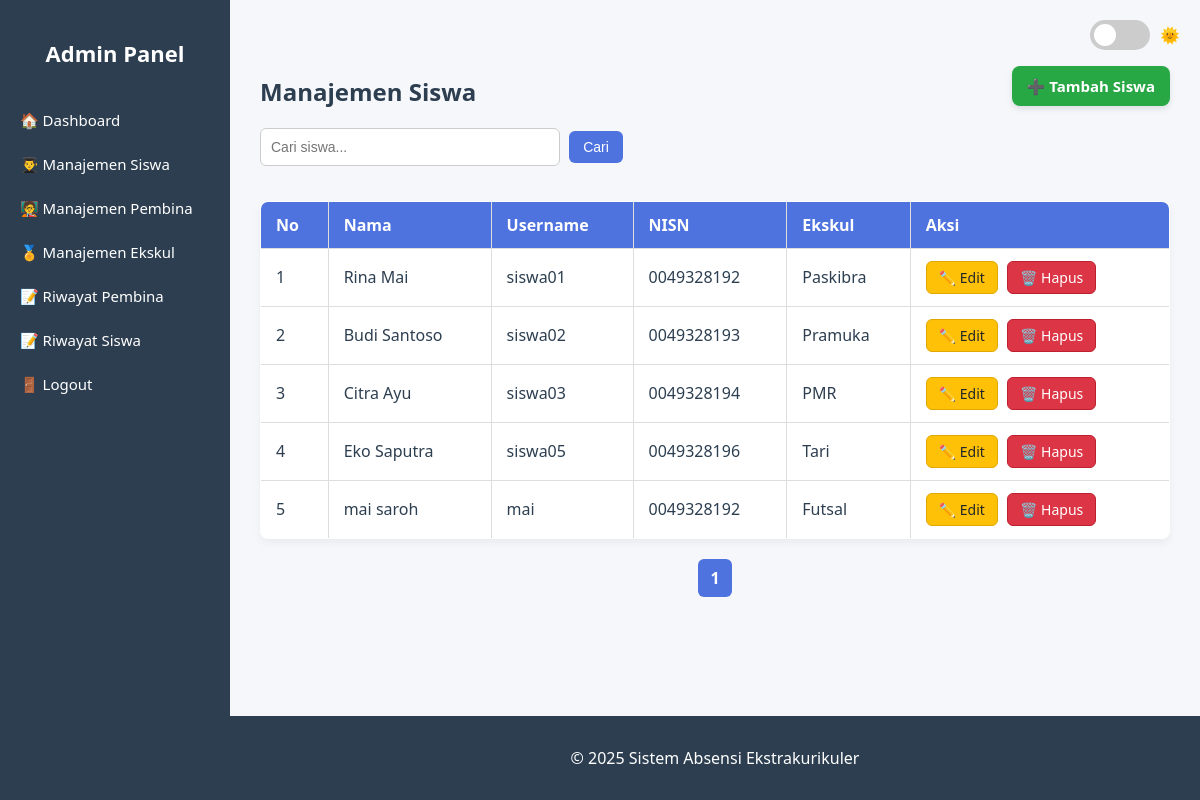
Screenshot of /admin/manajemen_siswa.php (signed in) with the database file from the repository.
### tables this page shows
CREATE TABLE `siswa` (
  `id_siswa` int(11) NOT NULL,
  `nama` varchar(100) DEFAULT NULL,
  `username` varchar(50) DEFAULT NULL,
  `password` varchar(255) DEFAULT NULL,
  `nisn` varchar(10) DEFAULT NULL,
  `kelas` varchar(10) DEFAULT NULL,
  `jenis_kelamin` enum('L','P') DEFAULT NULL,
  `alamat` text DEFAULT NULL,
  `no_hp` varchar(15) DEFAULT NULL
);

CREATE TABLE `ekskul` (
  `id_ekskul` int(11) NOT NULL,
  `nama_ekskul` varchar(100) DEFAULT NULL,
  `id_pembina` int(11) DEFAULT NULL
);

### admin/manajemen_siswa.php (the view, shortened to what this page needs)
<?php
include '../koneksi.php';
include 'header.php';
include 'sidebar.php';
$limit = 5;
$page = isset($_GET['page']) ? (int) $_GET['page'] : 1;
$search = isset($_GET['search']) ? mysqli_real_escape_string($conn, $_GET['search']) : '';
$offset = ($page - 1) * $limit;
$where = $search ? "WHERE s.nama LIKE '%$search%' OR s.nisn LIKE '%$search%' OR s.username LIKE '%$search%'" : '';
$total_query = mysqli_query($conn, "SELECT COUNT(*) as total FROM siswa s $where");
$total = mysqli_fetch_assoc($total_query)['total'];
$pages = ceil($total / $limit);
$query = mysqli_query($conn, "
    SELECT s.*, e.nama_ekskul
    FROM siswa s
    LEFT JOIN siswa_eskul se ON s.id_siswa = se.id_siswa
    LEFT JOIN ekskul e ON se.id_ekskul = e.id_ekskul
    $where
    LIMIT $offset, $limit
");
?>
<div class="content">
    <div style="display: flex; justify-content: space-between; align-items: center; flex-wrap: wrap;">
    <h2 style="margin-bottom: 10px;">Manajemen Siswa</h2>
    <a href="tambah_siswa.php" class="btn-add">
        ➕ Tambah Siswa
    </a>
</div>
    <form method="GET" style="margin-bottom: 20px;">
        <input type="text" name="search" placeholder="Cari siswa..." value="<?= htmlspecialchars($search) ?>">
        <button type="submit">Cari</button>
    </form>
    <table>
        <thead>
            <tr>
                <th>No</th>
                <th>Nama</th>
                <th>Username</th>
                <th>NISN</th>
                <th>Ekskul</th>
                <th>Aksi</th>
            </tr>
        </thead>
        <tbody>
            <?php $no = $offset + 1; while ($d = mysqli_fetch_assoc($query)): ?>
                <tr>
                    <td><?= $no++ ?></td>
                    <td><?= htmlspecialchars($d['nama']) ?></td>
                    <td><?= htmlspecialchars($d['username']) ?></td>
                    <td><?= $d['nisn'] ?></td>
                    <td><?= $d['nama_ekskul'] ?></td>
                    <td>
                        <a href="update_siswa.php?id=<?= $d['id_siswa'] ?>" class="btn-edit">✏️ Edit</a>
                        <a href="delete_siswa.php?id=<?= $d['id_siswa'] ?>" class="btn-delete" onclick="return confirm('Yakin ingin menghapus?')">🗑️ Hapus</a>
                    </td>
                </tr>
            <?php endwhile; ?>
        </tbody>
    </table>
    <div class="pagination">
        <?php for ($i = 1; $i <= $pages; $i++): ?>
            <a href="?page=<?= $i ?>&search=<?= urlencode($search) ?>" class="<?= ($i == $page) ? 'active' : '' ?>"><?= $i ?></a>
        <?php endfor; ?>
    </div>
</div>
<?php include 'footer.php'; ?>

### admin/style.css (style rules this page uses)
:root { --bg: #f4f6f9cc; --text: #2c3e50; --sidebar-bg: #2c3e50; --sidebar-text: white; --primary: #4e73df; --primary-dark: #224abe; --table-header: #4e73df; --footer-bg: #2c3e50; }
* { box-sizing: border-box; }
body { margin: 0; background-color: var(--bg); color: var(--text); font-family: 'Segoe UI', sans-serif; }
.content { margin-left: 230px; padding: 30px; }
textarea, input[type="text"], input[type="date"], input[type="file"], select { width: 100%; padding: 12px; margin-bottom: 15px; border: 1px solid #ccc; border-radius: 8px; font-size: 14px; resize: vertical; }
button, input[type="submit"] { background-color: var(--primary); color: white; border: none; padding: 10px 20px; font-size: 14px; border-radius: 8px; cursor: pointer; }
table { width: 100%; border-collapse: collapse; margin-top: 20px; }
table, th, td { border: 1px solid #ddd; }
th, td { padding: 10px; text-align: left; }
th { background-color: var(--table-header); color: white; }
form input[type="text"] { padding: 10px; width: 300px; border: 1px solid #ccc; border-radius: 6px; margin-top: 10px; }
form button { padding: 10px 16px; background: var(--primary); color: white; border: none; border-radius: 6px; margin-left: 5px; cursor: pointer; }
.btn-add { background-color: var(--primary); color: white; padding: 10px 20px; border-radius: 10px; text-decoration: none; font-weight: bold; font-size: 15px; transition: 0.3s; display: inline-block; box-shadow: 0 3px 6px rgba(0,0,0,0.1); }
.pagination { margin-top: 20px; text-align: center; }
.pagination a { display: inline-block; padding: 8px 14px; margin: 0 4px; background: #eee; color: #333; text-decoration: none; border-radius: 6px; transition: 0.3s; }
.pagination a.active, .pagination a:hover { background: var(--primary); color: white; }

### admin/manajemen_siswa.php (style rules this page uses)
body { margin-top: 25px; }
.btn-edit, .btn-delete { display: inline-block; padding: 6px 12px; border-radius: 6px; font-size: 14px; text-decoration: none; margin-right: 5px; transition: background 0.3s, transform 0.2s; }
.btn-edit { background-color: #ffc107; color: #212529; border: 1px solid #e0a800; }
.btn-delete { background-color: #dc3545; color: white; border: 1px solid #bd2130; }
.btn-add { background-color: #28a745; color: white; padding: 10px 15px; border-radius: 8px; text-decoration: none; font-weight: bold; transition: background 0.3s ease, transform 0.2s ease; }
table { width: 100%; border-collapse: collapse; background-color: white; border-radius: 8px; overflow: hidden; box-shadow: 0 4px 8px rgba(0, 0, 0, 0.05); }
th, td { padding: 12px 15px; text-align: left; border-bottom: 1px solid #ddd; }
th { background-color: #4e73df; color: white; }
form { margin-bottom: 20px; }
input[type="text"] { padding: 8px 12px; border-radius: 6px; border: 1px solid #ccc; font-size: 14px; }
button[type="submit"] { padding: 8px 14px; border-radius: 6px; background-color: #4e73df; color: white; border: none; cursor: pointer; font-size: 14px; }
.pagination { margin-top: 20px; text-align: center; }
.pagination a { display: inline-block; padding: 8px 12px; margin: 0 4px; border-radius: 6px; text-decoration: none; background-color: #f1f1f1; color: #333; transition: background 0.3s; }
.pagination a.active { background-color: #4e73df; color: white; font-weight: bold; }

### rows the page displays
siswa: nama "Rina Mai", username "siswa01", nisn "0049328192", ekskul.nama_ekskul "Paskibra"
siswa: nama "Budi Santoso", username "siswa02", nisn "0049328193", ekskul.nama_ekskul "Pramuka"
siswa: nama "Citra Ayu", username "siswa03", nisn "0049328194", ekskul.nama_ekskul "PMR"
siswa: nama "Eko Saputra", username "siswa05", nisn "0049328196", ekskul.nama_ekskul "Tari"
siswa: nama "mai saroh", username "mai", nisn "0049328192", ekskul.nama_ekskul "Futsal"
